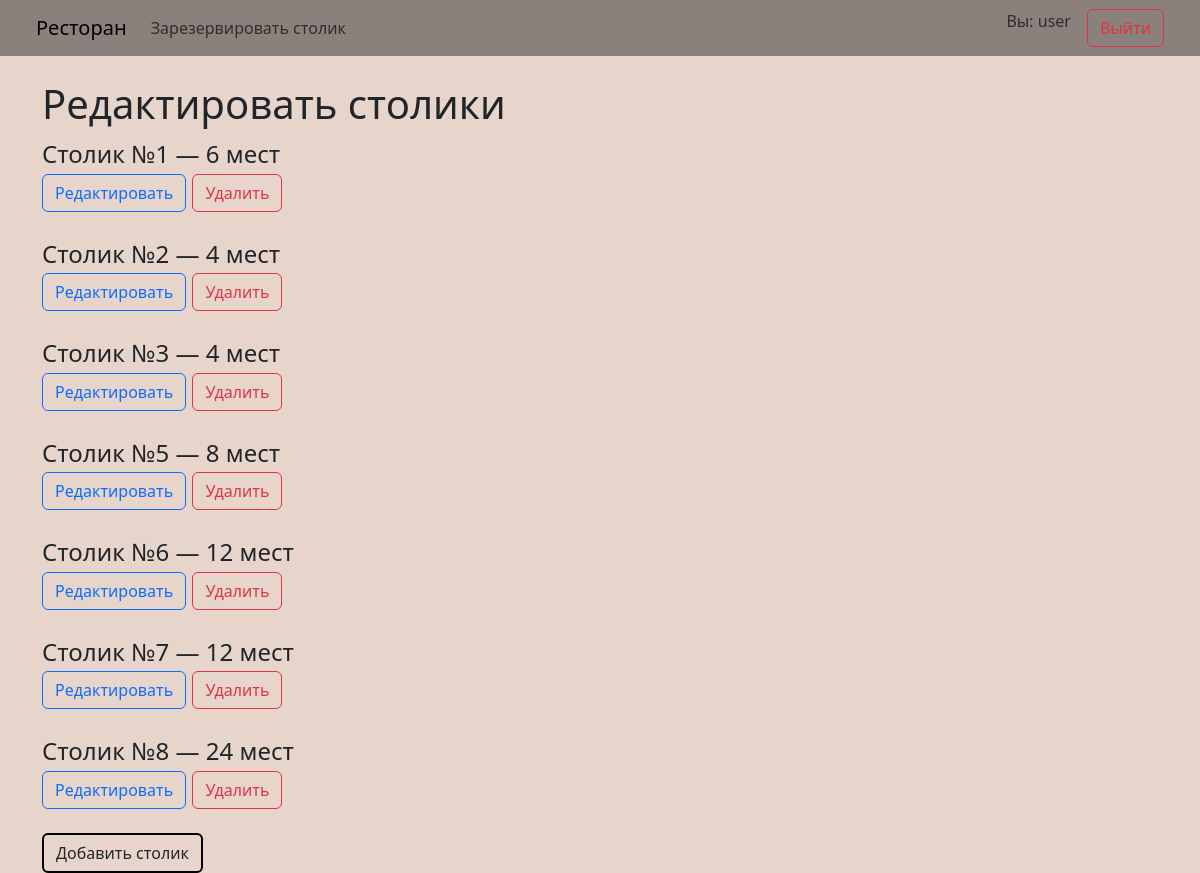
/tables/ (signed in), run on an earlier commit of the app's database.
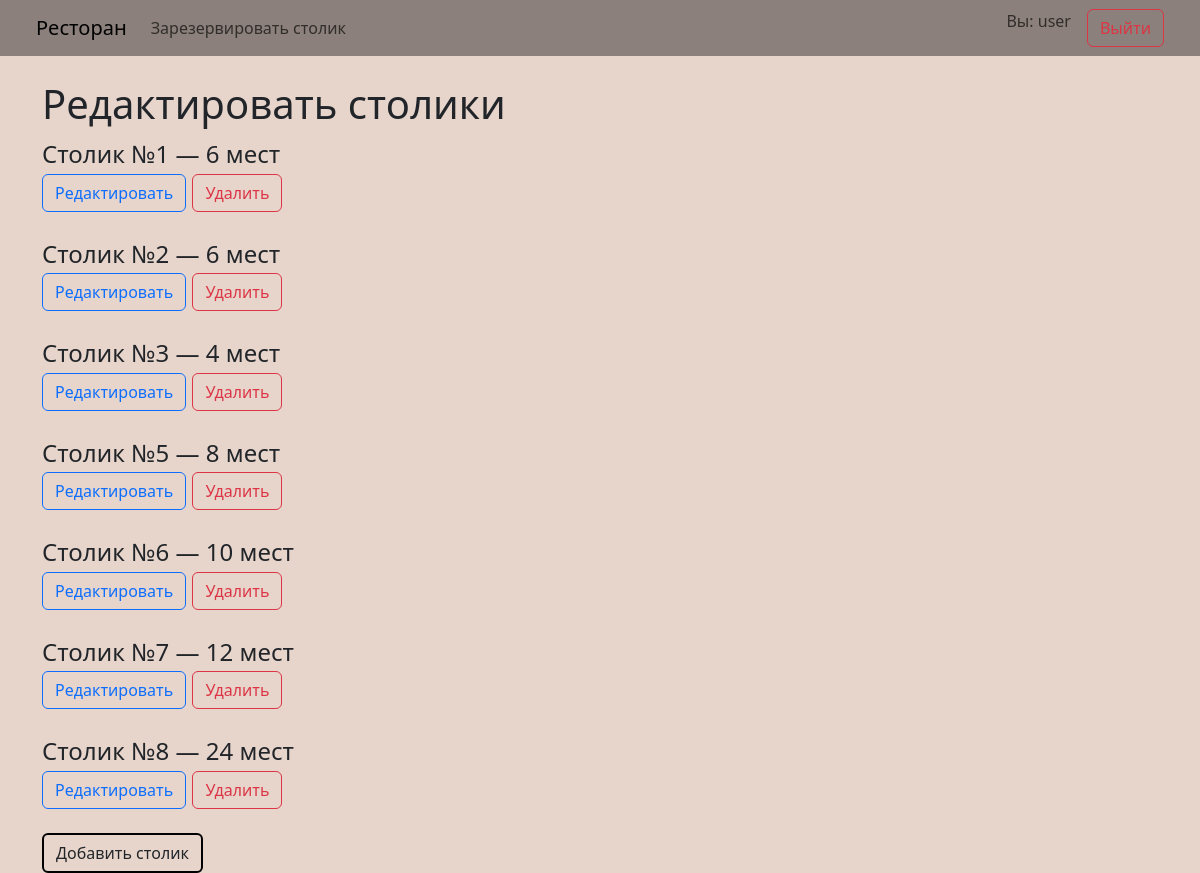
And on a later commit of the database.
### main/models.py (models this page shows, shortened)
class Table(models.Model):
    seats = models.PositiveIntegerField()

### main/views.py (the view)
# urls.py: path('tables/', edit_tables, name='edit_tables'),
@staff_member_required
def edit_tables(request):
    tables = Table.objects.all()
    return render(request, 'edit_tables.html', {'tables': tables})

### main/templates/edit_tables.html
{% extends 'pattern.html' %}
{% block content %}
<h1>Редактировать столики</h1>
<dl>
    {% for table in tables %}
        <dd style="font-size: 24px;margin-bottom: 24px;">
            <p style="margin: 0;">Столик №{{ table.id }} — {{ table.seats }} мест</p>
            <a href="{% url 'edit_table' table.id %}" class="btn btn-outline-primary">Редактировать</a>
            <a href="{% url 'delete_table' table.id %}" class="btn btn-outline-danger" onclick="return confirm('Удалить столик?')">Удалить</a>
        </dd>
    {% endfor %}
</dl>
<a href="{% url 'add_table' %}" class="btn btn-outline-custom">Добавить столик</a>
{% endblock %}

What changed in the data, as far as the page shows it:
changed Table id 2: seats "4" → "6"
changed Table id 6: seats "12" → "10"
